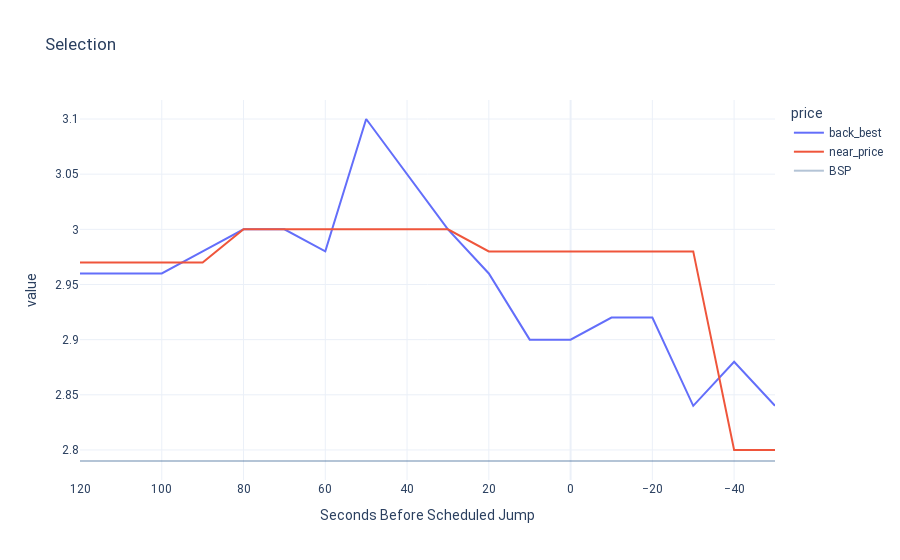

Notebook source saved alongside this figure:
### Code cell
def chartClosingPrices(d):

    fig = px.line(
        pd.melt(d[:-1][['sbsj', 'back_best', 'near_price']], id_vars = 'sbsj', var_name = 'price'), 
            x='sbsj', y='value',
            color = 'price',
            template='plotly_white',
            title="Selection",
            labels = {
                'sbsj': "Seconds Before Scheduled Jump"
            }
    )
    fig.update_layout(font_family="Roboto")
    fig.add_trace(
        go.Line(x = dSlice.sbsj, y = dSlice.bsp, name = 'BSP', line_color = 'rgba(8,61,119, 0.3)', mode = "lines")
    )
    fig['layout']['xaxis']['autorange'] = "reversed"
    fig.show()

chartClosingPrices(dSlice)

### Figure 1 — Plotly figure (JSON) as saved in the notebook; plotly's stock layout.template omitted (floating-point values rounded to 4 significant figures)
{"data": [{"hovertemplate": "price=back_best<br>Seconds Before Scheduled Jump=%{x}<br>value=%{y}<extra></extra>", "legendgroup": "back_best", "line": {"color": "#636efa", "dash": "solid"}, "mode": "lines", "name": "back_best", "orientation": "v", "showlegend": true, "type": "scatter", "x": [120, 110, 100, 90, 80, 70, 60, 50, 40, 30, 20, 10, 0, -10, -20, -30, -40, -50], "xaxis": "x", "y": [2.96, 2.96, 2.96, 2.98, 3, 3, 2.98, 3.1, 3.05, 3, 2.96, 2.9, 2.9, 2.92, 2.92, 2.84, 2.88, 2.84], "yaxis": "y"}, {"hovertemplate": "price=near_price<br>Seconds Before Scheduled Jump=%{x}<br>value=%{y}<extra></extra>", "legendgroup": "near_price", "line": {"color": "#EF553B", "dash": "solid"}, "mode": "lines", "name": "near_price", "orientation": "v", "showlegend": true, "type": "scatter", "x": [120, 110, 100, 90, 80, 70, 60, 50, 40, 30, 20, 10, 0, -10, -20, -30, -40, -50], "xaxis": "x", "y": [2.97, 2.97, 2.97, 2.97, 3, 3, 3, 3, 3, 3, 2.98, 2.98, 2.98, 2.98, 2.98, 2.98, 2.8, 2.8], "yaxis": "y"}, {"line": {"color": "rgba(8,61,119, 0.3)"}, "mode": "lines", "name": "BSP", "type": "scatter", "x": [120, 110, 100, 90, 80, 70, 60, 50, 40, 30, 20, 10, 0, -10, -20, -30, -40, -50, -50], "y": [2.79, 2.79, 2.79, 2.79, 2.79, 2.79, 2.79, 2.79, 2.79, 2.79, 2.79, 2.79, 2.79, 2.79, 2.79, 2.79, 2.79, 2.79, 2.79]}], "layout": {"font": {"family": "Roboto"}, "legend": {"title": {"text": "price"}, "tracegroupgap": 0}, "title": {"text": "Selection"}, "xaxis": {"anchor": "y", "autorange": "reversed", "domain": [0, 1], "title": {"text": "Seconds Before Scheduled Jump"}}, "yaxis": {"anchor": "x", "domain": [0, 1], "title": {"text": "value"}}}}
